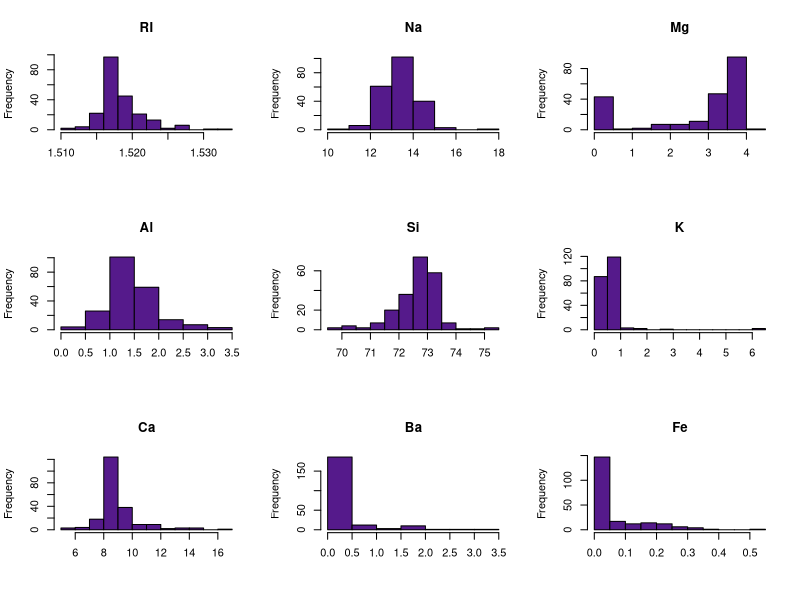
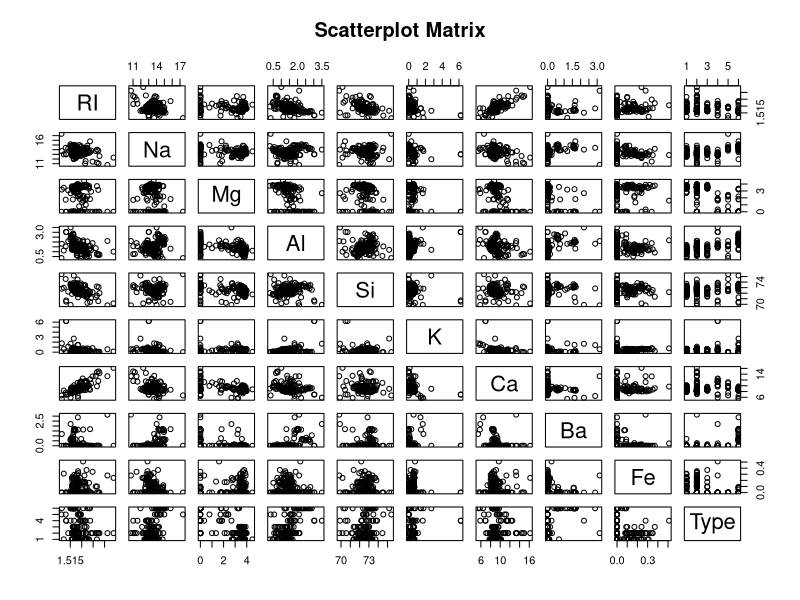
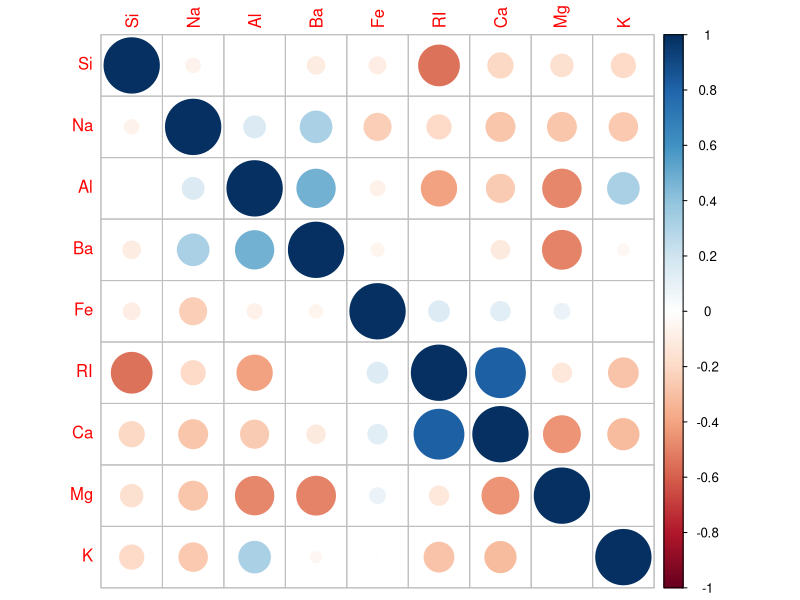
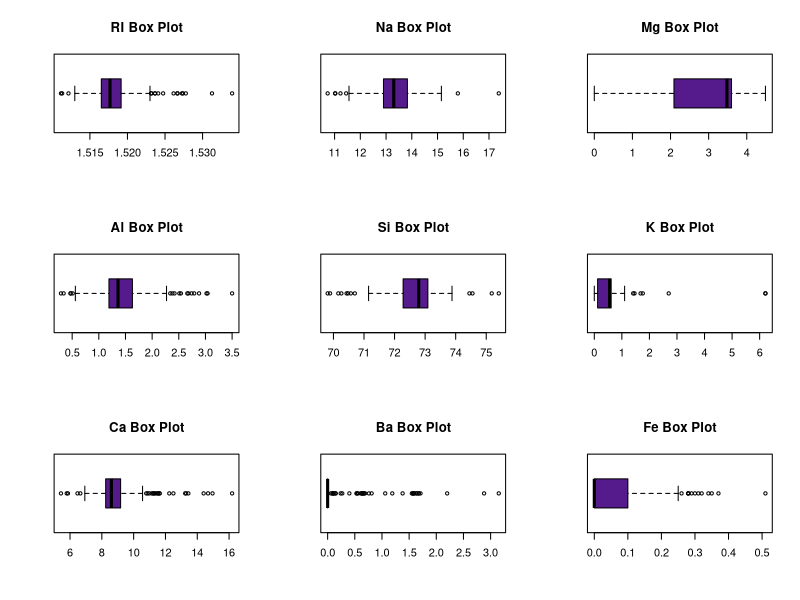
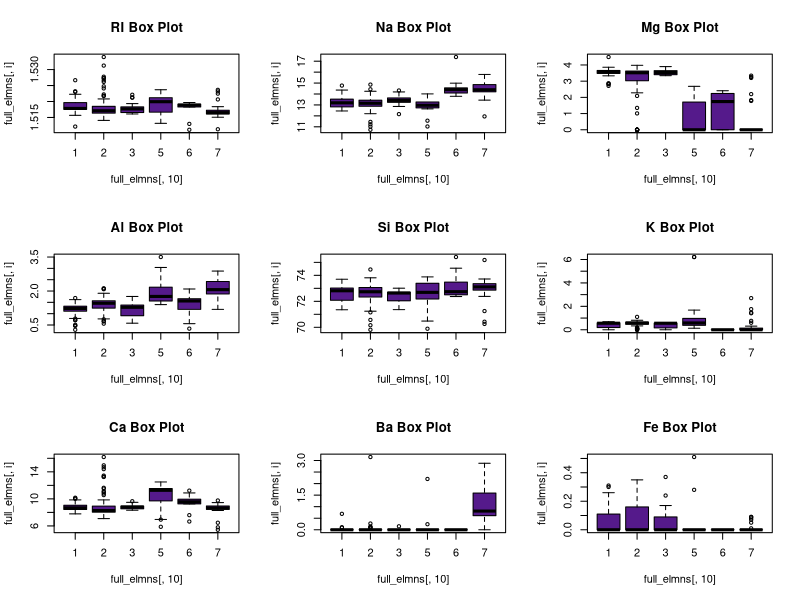
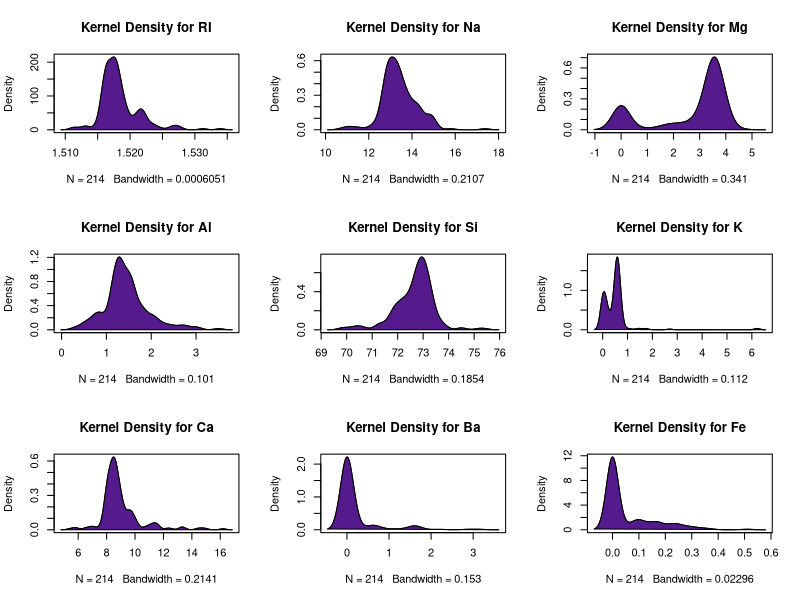
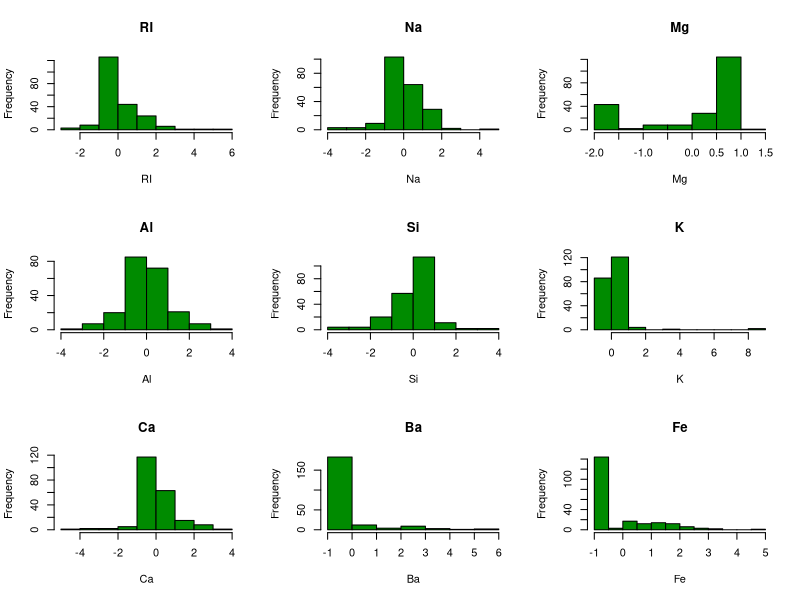
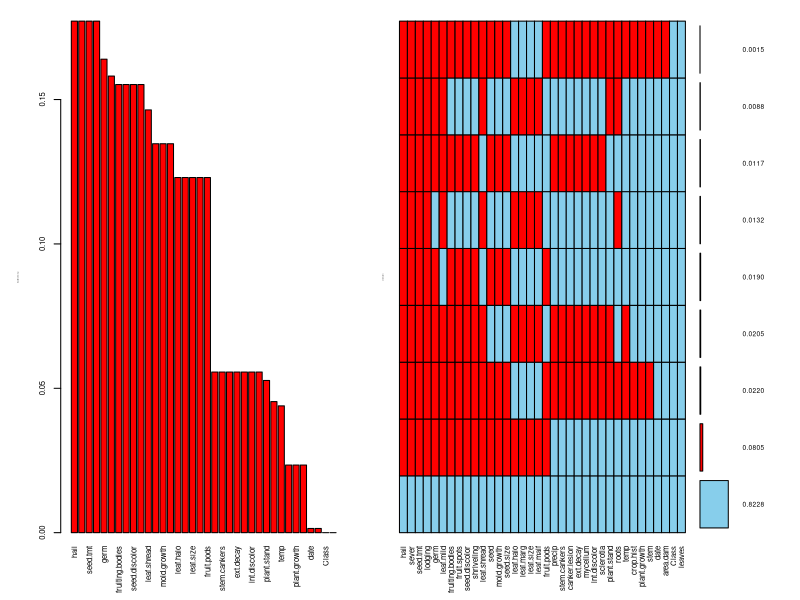

These figures' R source, in order:
## OR 568 Homework 1
##PLEASE MAKE SURE THE FILES/PLOTS/PACKAGES SECTION IS LARGE ENOUGH 
##FOR GRAPHS TO DISPLAY. PLEASE MAKE SURE ALL REQUIRED PACKAGES ARE
##INSTALLED

##3.1.a
#install.packages("mlbench")
#install.packages("e1071")
library(mlbench)
library(e1071)
data(Glass)
colnames(Glass)

##hist(Glass$Na, main = "Na")
##hist(Glass$Mg, main = "Mg")
##hist(Glass$Al, main = "Al")
##hist(Glass$Si, main = "Si")
##hist(Glass$K, main = "K")
##hist(Glass$Ca, main = "Ca")
##hist(Glass$Ba, main = "Ba")
##hist(Glass$Fe, main = "Fe")

#subsetting dataset to remove 'type' column
elmns <- Glass[, 1:9]
par(mfrow = c(3,3))
for (i in 1:ncol(elmns)) {
  hist(elmns[,i], xlab = paste(names(elmns[,i])), 
       main = paste(names(elmns[i])), col = "purple4")
}

##relationship (Correlation) between predictors
par(mfrow=c(1,1))
pairs(Glass, main = "Scatterplot Matrix")

par(mfrow=c(1,1))
library(corrplot)
corrplot( cor( Glass[,-10] ), order="hclust")

#3.1.b
#boxplots representing each predictor variable.
#for loop works very nicely here to iterate the whole dataset
full_elmns <- Glass[,1:10]
par(mfrow = c(3,3))
for (i in 1:ncol(elmns)) {
  boxplot(full_elmns[,i] , main = paste(names(full_elmns[i]), "Box Plot"),
          horizontal = T, col = "purple4")
}
#boxplots to visualize distribution
#this shows how each predictor does per Type
par(mfrow = c(3,3))
for (i in 1:ncol(elmns)) {
  boxplot(full_elmns[,i] ~ full_elmns[,10], main = paste(names(full_elmns[i]), "Box Plot"),
          horizontal = F, col = "purple4")
}
#boxplot( Glass$Na ~ Glass$Type, main="Na")

#d <- density(elmns$Na)
#x <- "Na"
#plot(d, main = paste("Kernal Density for" , x))
#polygon(d, col = "purple4", border = "blue")

#Kernal Density to show skewness per element
par(mfrow = c(3,3))
for (i in 1:ncol(elmns)) {
  #built-in density function to save densitiy values
  d <- density(elmns[,i])
  plot(d, main = paste("Kernel Density for", names(elmns[i])))
  #built-in polygon function necessary to represent density and to fill colors appropriately
  polygon(d, col = "purple4", border = "black")
}

#3.1.c
#install.packages("caret")
#install.packages("car")
library(car)
library(caret)
gls <- Glass[,1:9]

#preProcess and predict allow us to transform the data to accomadate for skewness
trans <- preProcess(gls, method = c("BoxCox", "center", "scale"))
glassTrans <- predict(trans, gls)

skew.g1<-sapply(Glass[,1:9], function(x){round(skewness(x),4)})
skew.g2<-sapply(glassTrans[,1:9],function(x){round(skewness(x),4)})
skew.g1
skew.g2

#install.packages("caret")
#install.packages("car")
library(car)
library(caret)

gls <- Glass[,1:9]
par(mfrow = c(3,3))
for (i in 1:ncol(glassTrans)) {
  hist(glassTrans[,i], xlab = paste(names(glassTrans[i])),
       main = paste(names(glassTrans[i])), col = "green4")
}

#for (i in 1:ncol(elmns)) {
#  s <- skewness(elmns[,i])
#  print(paste(names(elmns[i]),":", s))
#}

#3.2.a
library(mlbench)
data("Soybean")
head(Soybean)
#?Soybean
##degenerate distributions are those with zero variance
nzv <- nearZeroVar(Soybean, saveMetrics= TRUE)
show(nzv)


#3.2.b
#install.packages("VIM")
#Yes

library(VIM)
##the aggr function allows me to find and sort the frequeny of missing values per
##categorical predictor. I am then able to display the proportion of missing values
##in a separate visual
aggr(Soybean, delimiter = NULL, prop = c(T,T), bars = TRUE, numbers = TRUE, plot = TRUE,
     sortVars = T, sortCombs = T, labels = names(Soybean), cex.lab = 0.1, cex.axis = 0.7, cex.numbers = 0.6)


#install.packages("dplyr")
library(dplyr)
Soybean %>%
  mutate(Total = n()) %>% ##findng the total number to be used later
  filter(!complete.cases(.)) %>% ##here, I'm finding all na's or missing vals
  group_by(Class) %>% #grouping my results by class
  mutate(Missing = n(), Proportion=Missing/Total) %>% ##new columns to create
  select(Class, Missing, Proportion)%>% #columns to select
  unique() ##distinct values

#Soybean %>%
#  select(Class) %>%
#  unique()

#Soybean %>%
#  mutate(Total = n()) %>%
#  group_by(Class) %>%
#  select(Total, Class) %>%
#  unique()
